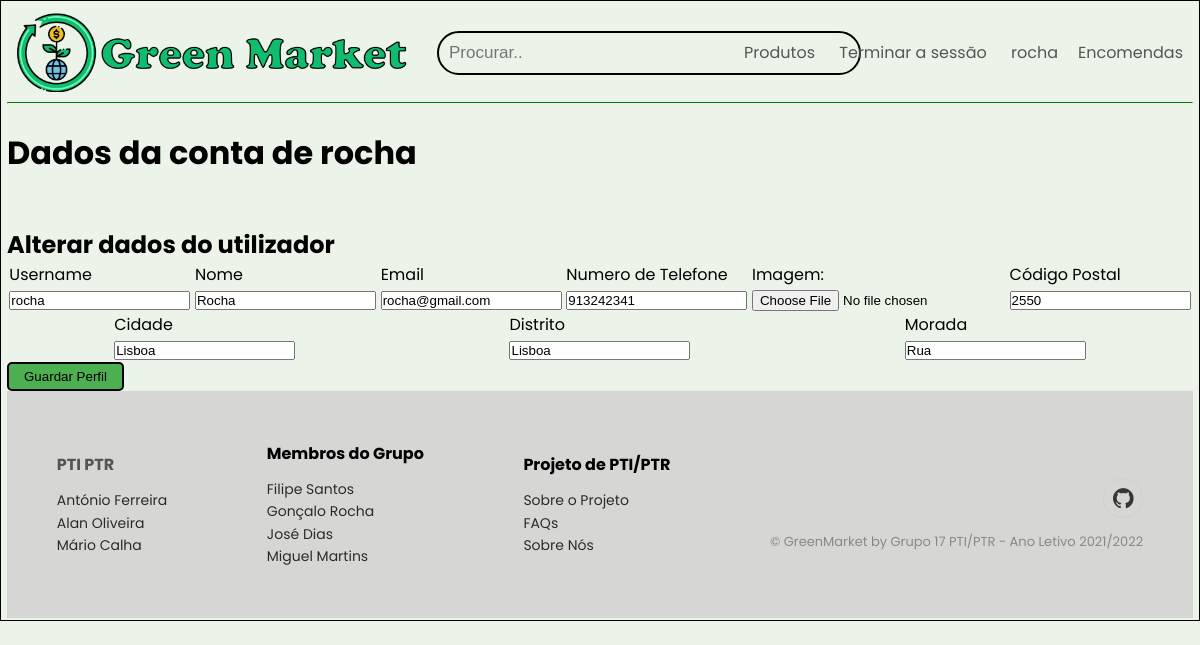
Screenshot of /php/alterarConta.php (signed in) with the database file from the repository.
### tables this page shows
CREATE TABLE `user_info` (
  `user_id` int NOT NULL AUTO_INCREMENT,
  `username` char(20) NOT NULL,
  `password` char(32) NOT NULL,
  `name` char(32) DEFAULT NULL,
  `email` char(50) NOT NULL,
  `accountType` char(32) DEFAULT NULL,
  `birthday` char(32) DEFAULT NULL,
  `gender` char(32) DEFAULT NULL,
  `phone` char(32) DEFAULT NULL,
  `created_at` timestamp NOT NULL DEFAULT CURRENT_TIMESTAMP,
  PRIMARY KEY (`user_id`),
  UNIQUE KEY `username` (`username`),
  UNIQUE KEY `email` (`email`)
);

CREATE TABLE `user_address` (
  `user_addr_id` int NOT NULL AUTO_INCREMENT,
  `user_id` int NOT NULL,
  `postal_code` smallint NOT NULL,
  `city` varchar(200) NOT NULL,
  `district` varchar(200) NOT NULL,
  `address` varchar(200) NOT NULL,
  PRIMARY KEY (`user_addr_id`),
  KEY `fk_customer_login_customer_address` (`user_id`)
);

### php/alterarConta.php (the view, shortened to what this page needs)
<?php
include "openconn.php";
?>
<!DOCTYPE html>
<html lang="pt">
    <head>
        <link rel="stylesheet" type="text/css" href="../html/css/homepage.css">
        <link rel="stylesheet" href="https://cdn.jsdelivr.net/npm/@fortawesome/fontawesome-free@5.15.4/css/fontawesome.min.css">
        <link rel="stylesheet" href="https://stackpath.bootstrapcdn.com/font-awesome/4.7.0/css/font-awesome.min.css">
        <link rel="stylesheet" href="https://cdnjs.cloudflare.com/ajax/libs/ionicons/2.0.1/css/ionicons.min.css">
    </head>
    <body>
    <header class="header">
        <div class="container">
            <div class="navbar">
                <div class="logo">
                    <a href="../php/homepage.php"><img src="../html/imagens/logo.png" width="400px"></a>
                </div>
                <div class="search">
                    <input type="text" placeholder="Procurar..">
                </div>
                <?php if(isset($_SESSION['username'])):  ?>
                <nav>
                    <ul>
                        <li><a href="../php/products.php"> Produtos </a></li>
                        <li><a href="logout.php"> Terminar a sessão </a></li>
                        <li><a href="profile.php"> <?php echo $_SESSION["username"];?> </a></li>
                    </ul>
                </nav>
                <?php endif; ?>
                <?php if($_SESSION['usertype'] == "consumer"):?>
                <?php
                    $userid = $_SESSION['userid'];
                    $query = "SELECT * FROM cart_item WHERE consumer_id='$userid'";
                    $cnum = mysqli_query($conn, $query);
                    $numcitems = mysqli_num_rows($cnum);
                ?>
                    <a href="../php/cart.php" aria-label="<?php echo $numcitems; ?> items in cart" class="nav-a nav-a-2 nav-progressive-attribute" id="nav-cart">
                    <div id="nav-cart-count-container">
                        <span id="nav-cart-count" aria-hidden="true" class="nav-cart-count nav-cart-0 nav-progressive-attribute nav-progressive-content"><?php echo $numcitems; ?></span>
                        <i class="fa fa-shopping-cart" style="font-size:24px"></i>
                    </div>
                    <div id="nav-cart-text-container" class=" nav-progressive-attribute">
                        <span aria-hidden="true" class="nav-line-1">
                        </span>
                        <span aria-hidden="true" class="nav-line-2">
                        Carrinho
                        <span class="nav-icon nav-arrow"></span>
                        </span>
                    </div>
                    </a>
                <?php elseif($_SESSION['usertype'] == "transporter"): ?>
                    <a href="../php/t_order.php"> Encomendas </a>
                <?php elseif($_SESSION['usertype'] == "supplier"): ?>
                    <a href="../php/s_order.php"> Encomendas </a>
                <?php endif ?>
            </div>
            <hr>
        </div>
    </header>
    <?php
        $username = $_SESSION['username'];
        $query = "SELECT * FROM user_info WHERE username='$username'";
        $res = mysqli_query($conn, $query);
        if (mysqli_num_rows($res) == 1) {
            $row = mysqli_fetch_array($res);
        }
    ?>
        <br>
        <h1> Dados da conta de <?php echo $_SESSION['username']; ?></h1>
        <br>
        <br>
        <h2 class="text-right">Alterar dados do utilizador</h2>
                    <form class="dados" action="edit_user.php" method="post">
                        <div class="row mt-3">
                            <div class="col-md-12">
                                <label class="labels">Username</label>
                                <input type="text"  placeholder="UNome" name="uname_novo" value="<?php echo $row['username']?>">
                            </div>
                            <div class="col-md-12">
                                <label class="labels">Nome</label>
                                <input type="text"  placeholder="Nome" name="nome_novo" value="<?php echo $row['name']?>">
                            </div>
                            <div class="col-md-12">
                                <label class="labels">Email</label>
                                <input type="text"  placeholder="Email" name="email_novo" value="<?php echo $row['email']?>">
                            </div>
                            <div class="col-md-12">
                                <label class="labels">Numero de Telefone</label>
                                <input type="text"  placeholder="Phone" name="phone_novo" value="<?php echo $row['phone']?>">
                            </div>
                            <div class="col-md-12">
                                <label class="labels" for="image">Imagem:</label>
                                <input type="file" placeholder="image" accept="image/png, image/gif, image/jpeg" name="imagem_nova">
                            </div>
                            <?php
                                $userid = $_SESSION['userid'];
                                $query = "SELECT * FROM user_address WHERE user_id='$userid'";
                                $res = mysqli_query($conn, $query);
                                if (mysqli_num_rows($res) == 1) {
                                    $row = mysqli_fetch_array($res);
                                }
                            ?>
                            <div class="col-md-12">
                                <label class="labels">Código Postal</label>
                                <input type="text"  placeholder="Código Postal" name="codPostal_novo" value="<?php echo $row['postal_code']?>">
                            </div>
                            <div class="col-md-12">
                                <label class="labels">Cidade</label>
                                <input type="text"  placeholder="Cidade" name="cidade_novo" value="<?php echo $row['city']?>">
                            </div>
                            <div class="col-md-12">
                                <label class="labels">Distrito</label>
                                <input type="text"  placeholder="Código Postal" name="distrito_novo" value="<?php echo $row['district']?>">
                            </div>
                            <div class="col-md-12">
                                <label class="labels">Morada</label>
                                <input type="text"  placeholder="Morada" name="morada_nova" value="<?php echo $row['address']?>">
                            </div>
                        </div>
                        <div class="mt-3 text-center">
                            <div class="col-md-4">
                                <input type="submit" value="Guardar Perfil" name="edit_utilizador">
                            </div>
                        </div>
                    </form>
        <div class="footer-clean">
            <footer>
                <div class="container">
                    <div class="row justify-content-center">
                        <div class="col-sm-4 col-md-3 item">
                            <h3>
                                <a href="https://fenix.ciencias.ulisboa.pt/degrees/tecnologias-de-informacao-564500436615450/disciplina-curricular/2253530685505944">PTI</a>
                                <a href="https://fenix.ciencias.ulisboa.pt/degrees/tecnologias-de-informacao-564500436615450/disciplina-curricular/2253530685505943">PTR</a>
                            </h3>
                            <ul>
                                <li><a href="https://ciencias.ulisboa.pt/pt/perfil/amferreira">António Ferreira</a></li>
                                <li><a href="https://ciencias.ulisboa.pt/perfil/aodsa">Alan Oliveira</a></li>
                                <li><a href="https://ciencias.ulisboa.pt/pt/perfil/mcalha">Mário Calha</a></li>
                            </ul>
                        </div>
                        <div class="col-sm-4 col-md-3 item">
                            <h3>Membros do Grupo</h3>
                            <ul>
                                <li><a href="">Filipe Santos</a></li>
                                <li><a href="">Gonçalo Rocha</a></li>
                                <li><a href="">José Dias</a></li>
                                <li><a href="">Miguel Martins</a></li>
                            </ul>
                        </div>
                        <div class="col-sm-4 col-md-3 item">
                            <h3>Projeto de PTI/PTR</h3>
                            <ul>
                                <li><a href="welcome.html">Sobre o Projeto</a></li>
                                <li><a href="#">FAQs</a></li>
                                <li><a href="#">Sobre Nós</a></li>
                            </ul>
                        </div>
                        <div class="col-lg-3 item social"><a href="https://github.com/ptiptr17/PTIPTR17_2021-2022"><i class="fa fa-github"></i></a>
                            <p class="copyright">© GreenMarket by Grupo 17 PTI/PTR - Ano Letivo 2021/2022</p>
                        </div>
                    </div>
                </div>
            </footer>
        </div>
    </body>
</html>

### html/css/homepage.css (style rules this page uses)
* { margin: 0; padding: 0; box-sizing: border-box; }
body { font-family: "Poppins", sans-serif; }
.navbar { display: flex; align-items: center; padding: 10px; }
nav { flex: 1; text-align: right; }
nav ul { display: inline-block; list-style-type: none; }
nav ul li { display: inline-block; margin-right: 20px; }
a { text-decoration: none; color: #555; }
p { color: #555; }
.container { max-width: 1300px; margin: auto; }
.row { display: flex; align-items:center; flex-wrap: wrap; justify-content: space-around; }
.search input[type=text] { padding: 10px; border: 2px solid black; font-size: 17px; margin-left: 20px; background-color: transparent; border-radius: 25px; width: 160%; }
hr { border-top: 1px solid green; }
.footer-clean { padding:50px 0; background-color:rgba(209, 209, 209, 0.829); color:#000000; }
.footer-clean h3 { margin-top:0; margin-bottom:12px; font-weight:bold; font-size:16px; }
.footer-clean ul { padding:0; list-style:none; line-height:1.6; font-size:14px; margin-bottom:0; }
.footer-clean ul a { color:inherit; text-decoration:none; opacity:0.8; }
.footer-clean .item.social { text-align:right; }
.footer-clean .item.social > a { font-size:24px; width:40px; height:40px; line-height:40px; display:inline-block; text-align:center; border-radius:50%; border:1px solid #ccc; margin-left:10px; margin-top:22px; color:inherit; opacity:0.75; }
.footer-clean .copyright { margin-top:14px; margin-bottom:0; font-size:13px; opacity:0.6; }

### php/alterarConta.php (style rules this page uses)
body { background: #ecf4e9; padding: 2px 6px; border-collapse: separate; border: 1px solid #000; }
input[type=submit] { padding:5px 15px; background:#4CAF50; border: 2px solid black; border-radius: 5px; margin: auto; }
label.labels { display: flex; }
img { display: block; margin-left: auto; margin-right: auto }

### rows the page displays
user_info: uname_novo "rocha", nome_novo "Rocha", email_novo "rocha@gmail.com", phone_novo "913242341"
user_address: codPostal_novo "2550", cidade_novo "Lisboa", distrito_novo "Lisboa", morada_nova "Rua"

### other values shown
$_SESSION["username"] "rocha"
$_SESSION['username'] "rocha"
